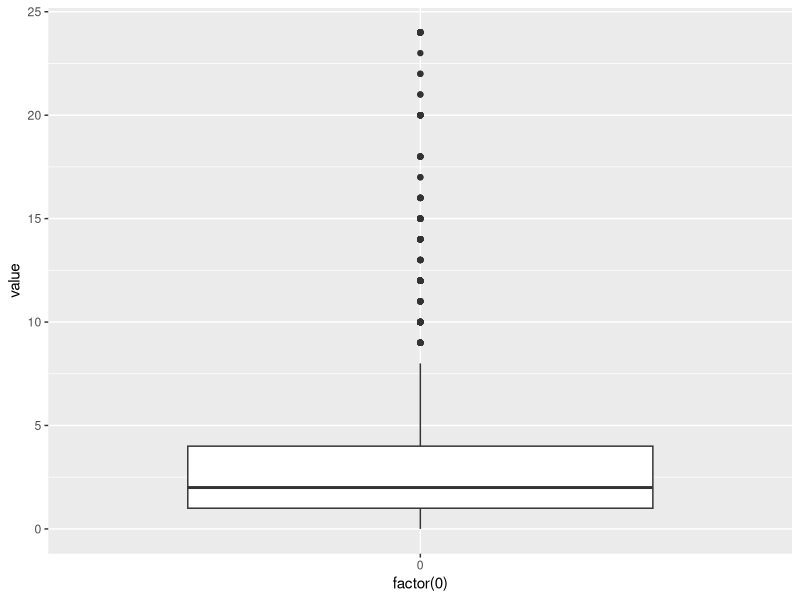
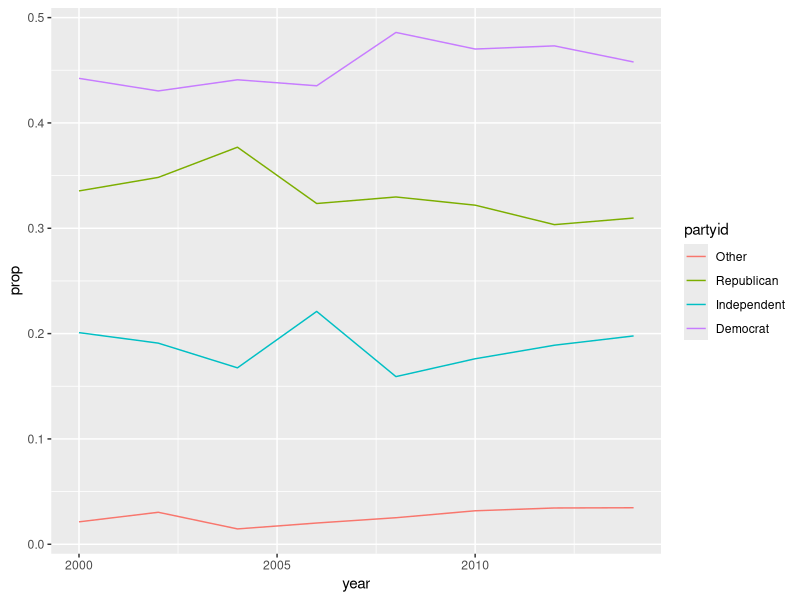
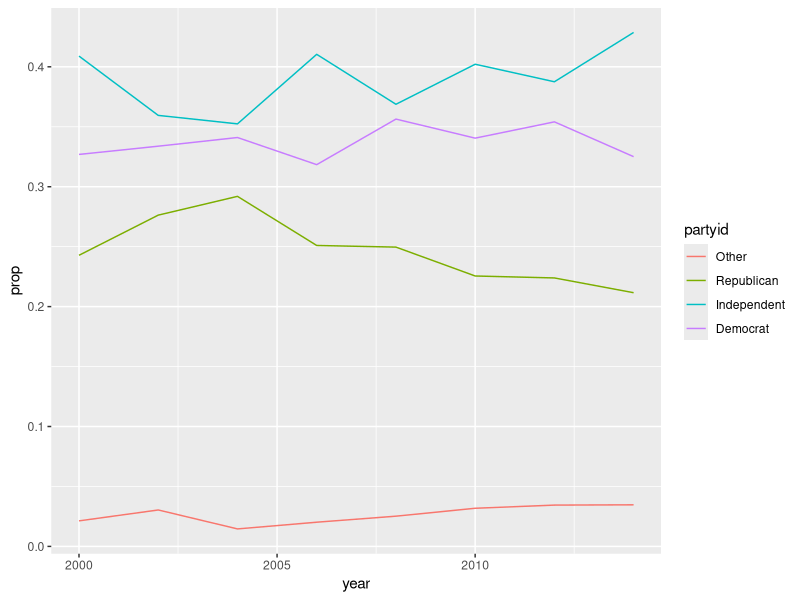
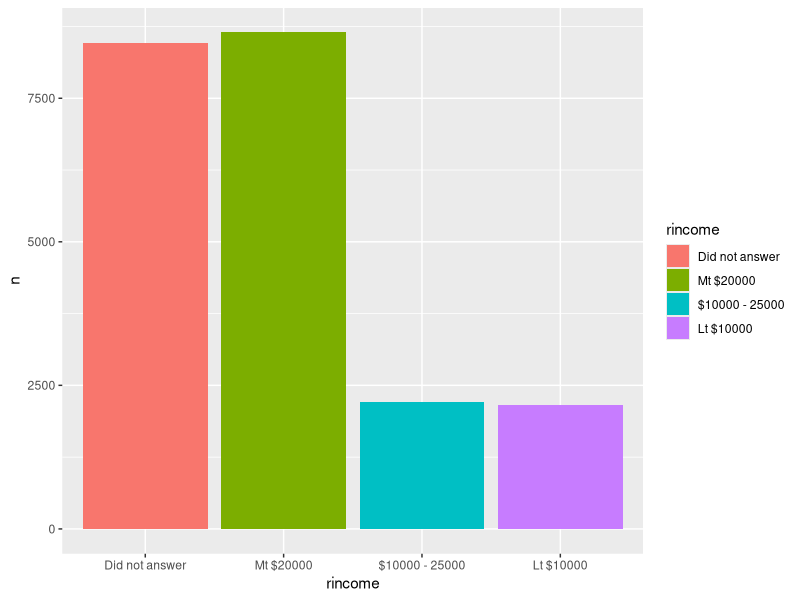

Source code (R) for these figures, in order:
## ---- chunk 1
library(tidyverse)
library(stringr)
library(forcats)
## ---- chunk 2
odd <- "horse"
even <- "horseman"

stringr::str_sub(odd, stringr::str_length(odd)/2 + 0.5, stringr::str_length(odd)/2 + 0.5)
stringr::str_sub(even, stringr::str_length(even)/2, stringr::str_length(even)/2 + 1)
## ---- chunk 3
vector3 <- c("a", "b", "c")
vector2 <- c("a", "b")
vector1 <- c("a")
vector0 <- c()

str_c(str_c(vector3[-length(vector3)], collapse = ", "), vector3[length(vector3)], sep = ifelse(length(vector3) > 2, ", and ", ", "))
str_c(str_c(vector2[-length(vector2)], collapse = ", "), vector2[length(vector2)], sep = ifelse(length(vector2) > 2, ", and ", ", "))
str_c(str_c(vector1[-length(vector1)], collapse = ", "), vector1[length(vector1)], sep = ifelse(length(vector1) > 2, ", and ", ", "))
str_c(str_c(vector0[-length(vector0)], collapse = ", "), vector0[length(vector0)], sep = ifelse(length(vector0) > 2, ", and ", ", "))
## ---- chunk 4
stringr::str_view(stringr::words, "^y.", match = TRUE)
## ---- chunk 5
stringr::str_view(stringr::words, ".x$", match = TRUE)
## ---- chunk 6
stringr::str_view(stringr::words, "^...$", match = TRUE)
## ---- chunk 7
stringr::str_view(stringr::words, ".......", match = TRUE)
## ---- chunk 8
nato <- c("alpha", "bravo", "charlie", "delta", "echo", "foxtrot", "golf", "hotel", "india", "juliet", "kilo", "lima", "mike", "november", "oscar", "papa", "quebec", "romeo", "sierra", "tango", "uniform", "victor", "whiskey", "x-ray", "yankee", "zulu", "asdf")
## ---- chunk 9
stringr::str_view(nato, "^(a|e|i|o|u)", match = T)
## ---- chunk 10
stringr::str_view(nato, ".[^aeiou].", match = T)
## ---- chunk 11
stringr::str_view(c("feed", "fed"), "[^e]ed$")
## ---- chunk 12
stringr::str_view(c("sample", "devising", "demise"), "ing$|ise$")
## ---- chunk 13
stringr::str_view(stringr::words, "[^c]ei", match = T)
## ---- chunk 14
stringr::str_view(stringr::words, "qu", match = T)
stringr::str_view(stringr::words, "q[^u]", match = T)
## ---- chunk 15
stringr::str_view(stringr::words, "our|ise", match = T)
## ---- chunk 16
sample_numbers <- "555-5555, 1234-5678"
stringr::str_view(sample_numbers, "\\d\\d\\d-\\d\\d\\d\\d")
## ---- chunk 17
stringr::str_view(stringr::words, "(^x)|(x$)", match = T)
xbegin <- stringr::str_detect(stringr::words, "^x")
xend <- stringr::str_detect(stringr::words, "x$")
stringr::words[xbegin | xend]
## ---- chunk 18
stringr::str_view(stringr::words, "^[aeiou].*[^aeiou]$", match = T)
vbegin <- stringr::str_detect(stringr::words, "^[aeiou]")
cend <- stringr::str_detect(stringr::words, "[^aeiou]$") 
stringr::words[vbegin & cend]
## ---- chunk 19
# not even going to bother trying using str_view for this one
a <- stringr::str_detect(stringr::words, "a")
e <- stringr::str_detect(stringr::words, "e")
i <- stringr::str_detect(stringr::words, "i")
o <- stringr::str_detect(stringr::words, "o")
u <- stringr::str_detect(stringr::words, "u")
stringr::words[a & e & i & o & u]
## ---- chunk 20
vwords <- as.tibble(stringr::words) %>% 
  mutate(vcount = stringr::str_count(value, "[aeiou]"))
vwords %>% 
  arrange(desc(vcount)) %>% 
  head()

vwords2 <- vwords %>%
  mutate(vprop = vcount / stringr::str_length(value))
vwords2 %>% 
  arrange(desc(vprop)) %>% 
  head()
## ---- chunk 21
stringr::str_split("apples, pears, and bananas", ", (and )?")[[1]]
## ---- chunk 22
stringr::str_split("apples, pears, and bananas", "")[[1]]
## ---- chunk 23
as.tibble(gss_cat$tvhours) %>%
  filter(!is.na(value)) %>% 
  ggplot(aes(factor(0), value)) +
  geom_boxplot()
## ---- chunk 24
politiswag <- gss_cat %>% 
  mutate(partyid = fct_recode(partyid,
    "Republican" = "Strong republican",
    "Republican" = "Not str republican",
    "Republican" = "Ind,near rep",
    "Democrat" = "Strong democrat",
    "Democrat" = "Not str democrat",
    "Democrat" = "Ind,near dem",
    "Other" = "No answer",
    "Other" = "Don't know",
    "Other" = "Other party")) %>% 
  count(year, partyid) %>% 
  group_by(year) %>% 
  mutate(sum = sum(n)) %>% 
  ungroup() %>% 
  mutate(prop = n / sum)

politiswag %>% 
  ggplot(aes(year, prop, color = partyid)) +
  geom_line()
## ---- chunk 25
politiswag2 <- gss_cat %>% 
  mutate(partyid = fct_recode(partyid,
    "Republican" = "Strong republican",
    "Republican" = "Not str republican",
    "Independent" = "Ind,near rep",
    "Democrat" = "Strong democrat",
    "Democrat" = "Not str democrat",
    "Independent" = "Ind,near dem",
    "Other" = "No answer",
    "Other" = "Don't know",
    "Other" = "Other party")) %>% 
  count(year, partyid) %>% 
  group_by(year) %>% 
  mutate(sum = sum(n)) %>% 
  ungroup() %>% 
  mutate(prop = n / sum)

politiswag2 %>% 
  ggplot(aes(year, prop, color = partyid)) +
  geom_line()
## ---- chunk 26
gss_cat %>% 
  mutate(rincome = fct_collapse(gss_cat$rincome, 
    "Did not answer" = c("No answer", "Don't know", "Refused", "Not applicable"),
    "Mt $20000" = c("$25000 or more", "$20000 - 24999"),
    "$10000 - 25000" = c("$15000 - 19999", "$10000 - 14999"),
    "Lt $10000" = c("$8000 to 9999", "$7000 to 7999", "$6000 to 6999", "$5000 to 5999", "$4000 to 4999", "$3000 to 3999", "$1000 to 2999", "Lt $1000")
    )) %>% 
  count(rincome) %>% 
  ggplot(aes(rincome, n, fill = rincome)) +
  geom_bar(stat = "identity")
